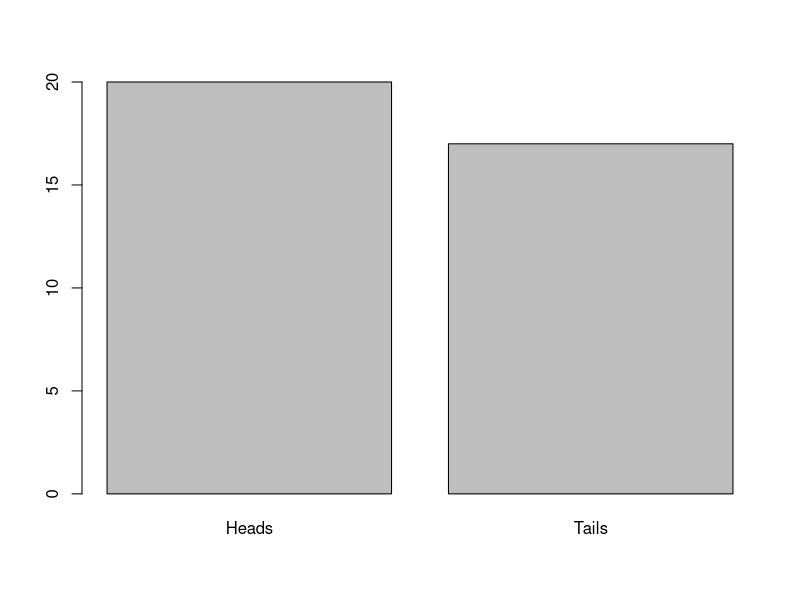
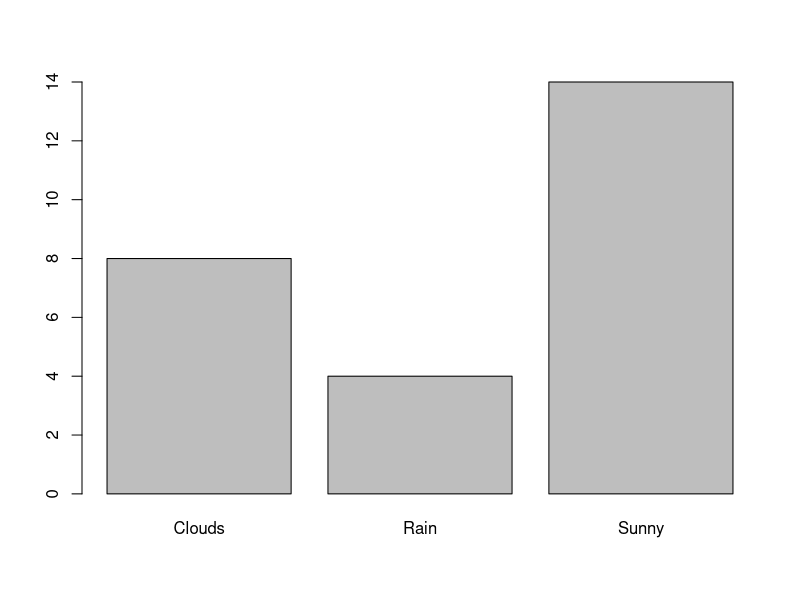

R code for these plots, in order:
## ---- chunk 1
coinFlips <- strsplit("HTHHTHHHTHTTTHTTHTHHHTHTTTHHTHTHHHTHT", "")[[1]]
coinFlips
## ---- chunk 2
length(coinFlips)
## ---- chunk 3
length(coinFlips[coinFlips == 'H'])
sum(coinFlips == 'H')
## ---- chunk 4
mean(coinFlips == 'H')
## ---- chunk 5
mean(coinFlips == 'H') * 100
## ---- chunk 6
heads = sum(coinFlips == 'H')
tails = sum(coinFlips == 'T')
barplot(c(Heads=heads, Tails=tails))
## ---- chunk 7
nrow(mtcars)
class(mtcars)
## ---- chunk 8
sum(mtcars$gear == 4)
nrow(mtcars[mtcars$gear == 4,])
## ---- chunk 9

## ---- chunk 10

## ---- chunk 11

## ---- chunk 12

## ---- chunk 13
weather <- c("Sunny", "Rain", "Sunny", "Clouds", "Sunny", "Clouds", "Clouds", "Sunny", "Sunny", "Sunny", "Sunny", "Sunny",  "Rain", "Sunny",  "Rain", "Clouds", "Clouds", "Clouds", "Clouds", "Sunny", "Sunny", "Sunny", "Clouds", "Sunny",  "Rain", "Sunny")
## ---- chunk 14
tab <- table(weather)
tab
## ---- chunk 15
barplot(tab)
## ---- chunk 16
prop.table(tab)
## ---- chunk 17
tab[['Sunny']]
## ---- chunk 18
head(mtcars)
## ---- chunk 19
table(mtcars$cyl)
## ---- chunk 20

## ---- chunk 21

## ---- chunk 22
head(iris)
## ---- chunk 23

## ---- chunk 24

## ---- chunk 25

## ---- chunk 26
nEarly <- 10
nOntime <- 5
nLate <- 2
tab <- as.table(c(Early=nEarly, Ontime=nOntime, Late=nLate))
tab
## ---- chunk 27
performances <- c(rep("Early", 10), rep("OnTime", 5), rep("Late", 2))
table(performances)
## ---- chunk 28
green <- 10
red <- 5
yellow <- 2
marbles <- as.table(c(Green=green, Red=red, Yellow=yellow))
marbles
## ---- chunk 29
as.data.frame(marbles)
## ---- chunk 30
as.vector(marbles)
## ---- chunk 31
as.list(marbles)
